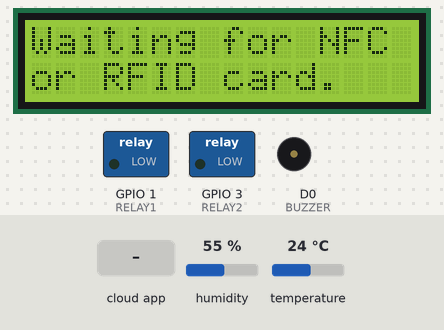
The sketch below on a simulated ESP8266 (NodeMCU). On the bench: 16×2 character LCD, switched loads named in the sketch (green lamp = pin HIGH), buzzer (waves = sounding, pin HIGH). The inputs (shaded band) are chosen by the test bench; at power-on: humidity 55 %, temperature 24 °C. WiFi joins after 1.5 s; servers stay silent unless stated; the Firebase database answers and starts empty.

Above: at 2.8 s.
2.9 s: the phone or cloud app sets nfc_username to 1
At 5.6 s:
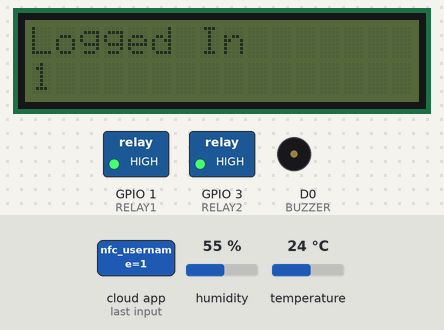
5.8 s: the phone or cloud app sets beep_sound to 1
At 7.5 s:
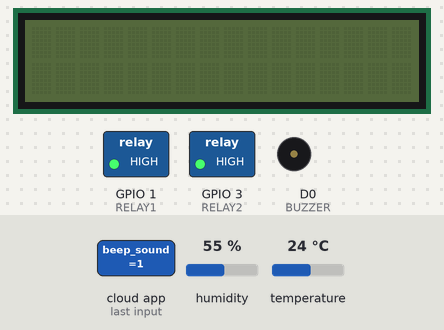
8.6 s: the phone or cloud app sets relay1 to 1
At 11.0 s:
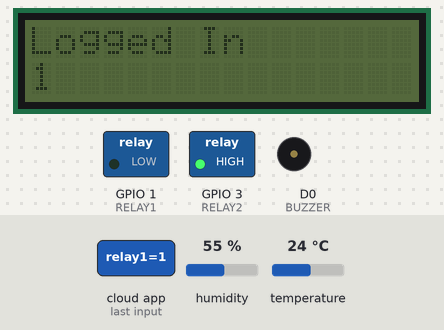
11.6 s: the phone or cloud app sets relay2 to 1
At 13.9 s:
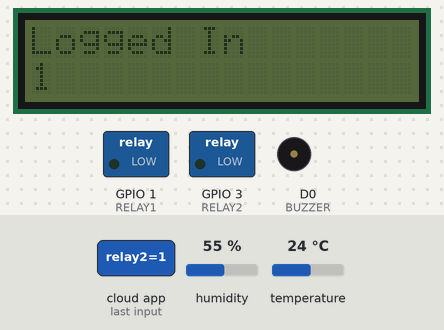
14.5 s: the phone or cloud app sets pir_enabled to 1
At 17.4 s:
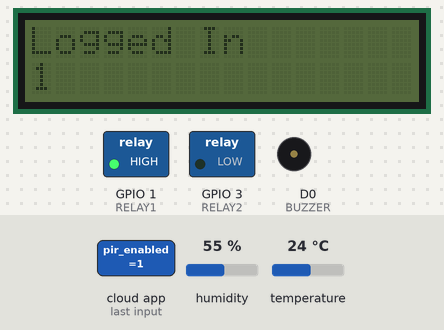
17.5 s: the phone or cloud app sets lcd_value to 1
At 18.2 s:
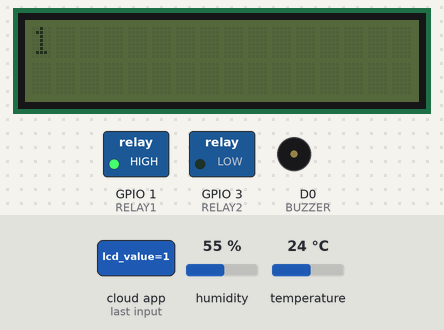
Timing chart, 0 to 21.5 s (numbered marks = the images above; inputs shaded):
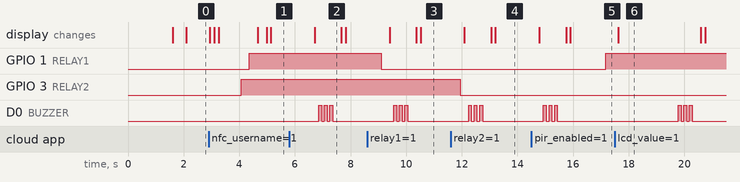

The sketch:

iot_smart_home.ino
```cpp
/*
   ----------------------------------
               MFRC522      Node
               Reader/PCD   MCU
   Signal      Pin          Pin
   ----------------------------------
   RST/Reset   RST          D1 (GPIO5)
   SPI SS      SDA(SS)      D2 (GPIO4)
   SPI MOSI    MOSI         D7 (GPIO13)
   SPI MISO    MISO         D6 (GPIO12)
   SPI SCK     SCK          D5 (GPIO14)
   3.3V        3.3V         3.3V
   GND         GND          GND
*/


// SCL D1
// SDA D2

#include "FirebaseESP8266.h"
#include <ESP8266WiFi.h>
#include "DHT.h"
#include <SPI.h>
#include <MFRC522.h>
#include <LiquidCrystal_I2C.h>
#include <stdlib.h>
#include <math.h>

#define DHTTYPE DHT11

#define WLAN_SSID "KARACA"
#define WLAN_PASS "20232527"
#define FIREBASE_HOST "iot-with-asistant.firebaseio.com"
#define FIREBASE_AUTH "hbWOBvmle0ODqHJYgcOOkDzcsX4jkUuzJO9vv4QU"

#define RELAY1 1 // TX
#define RELAY2 3 // RX

#define DHT_PIN D3 //RXC-3

#define SS_PIN D4  //D2
#define RST_PIN D3 //D1

#define BUZZER D0

#define MOTION_SENSOR D8


DHT dht(DHT_PIN, DHTTYPE);
MFRC522 mfrc522(SS_PIN, RST_PIN);   // Create MFRC522 instance.
LiquidCrystal_I2C lcd(0x27, 16, 2);
FirebaseData firebaseData;

String alarm;
String beep;
String relay1;
String relay2;
float minTemp;
float maxTemp;
float currentTemp;
bool isLogged;

bool isRelay2Locked;
bool isRelay2Locked2 = false;
bool isRelay1Locked;

void setup()
{
  //Serial.begin(9600);
  pinMode(RELAY1, OUTPUT);
  pinMode(RELAY2, OUTPUT);
  pinMode(BUZZER, OUTPUT);
  pinMode(MOTION_SENSOR, INPUT);

  wifiConnect();
  Firebase.begin(FIREBASE_HOST, FIREBASE_AUTH);
  Firebase.reconnectWiFi(true);
  //6. Optional, set number of error retry
  Firebase.setMaxRetry(firebaseData, 3);

  //7. Optional, set number of error resumable queues
  Firebase.setMaxErrorQueue(firebaseData, 30);

  SPI.begin();
  mfrc522.PCD_Init();
  lcd.init();
  lcd.backlight();
}

void loop()
{
  if (!isLoggedIn()) {
    // NFC READ
    //////////////////////////
    isAlarmed();
    lcd.clear();
    lcd.setCursor(0, 0);
    lcd.print("Waiting for NFC");
    lcd.setCursor(0, 1);
    lcd.print("or RFID card.");
    // Look for new cards
    // Look for new cards
    if ( ! mfrc522.PICC_IsNewCardPresent())
    {
      return;
    }
    // Select one of the cards
    if ( ! mfrc522.PICC_ReadCardSerial())
    {
      return;
    }
    //Show UID on serial monitor
    //Serial.println();
    //Serial.print(" UID tag :");
    String content = "";
    byte letter;
    for (byte i = 0; i < mfrc522.uid.size; i++)
    {
      //Serial.print(mfrc522.uid.uidByte[i] < 0x10 ? " 0" : " ");
      //Serial.print(mfrc522.uid.uidByte[i], HEX);
      content.concat(String(mfrc522.uid.uidByte[i] < 0x10 ? " 0" : " "));
      content.concat(String(mfrc522.uid.uidByte[i], HEX));
    }
    content.toUpperCase();
    String nfcID = content.substring(1);
    nfcID.replace(" ", ":");

    //Serial.println();
    lcd.clear();
    lcd.setCursor(0, 0);
    lcd.print(nfcID);

    Firebase.setString(firebaseData, "/nfc/nfc_id", nfcID);
    delay(2000);
    if (!isLoggedIn()) {
      Firebase.setString(firebaseData, "/nfc/nfc_id", "");
    } else {
      lcd.clear();
      lcd.setCursor(0, 0);
      lcd.print("Welcome");
      lcd.setCursor(0, 1);
      String nfcUsername;
      if (Firebase.getString(firebaseData, "/nfc/nfc_username")) {
        if (firebaseData.dataType() == "string") {
          nfcUsername = firebaseData.stringData();
        }
      }
      lcd.print(nfcUsername);
      delay(3000);
    }
    delay(500);
  } else {
    lcd.clear();
    lcd.setCursor(0, 0);
    lcd.print("Logged In");
    lcd.setCursor(0, 1);
    String nfcUsername;
    if (Firebase.getString(firebaseData, "/nfc/nfc_username")) {
      if (firebaseData.dataType() == "string") {
        nfcUsername = firebaseData.stringData();
      }
    }
    lcd.print(nfcUsername);

    String lcdBacklight;
    if (Firebase.getString(firebaseData, "/lcd/lcd_backlight")) {
      if (firebaseData.dataType() == "string") {
        lcdBacklight = firebaseData.stringData();
      }
    }
    if(lcdBacklight == "1") {
      lcd.backlight();
    }else {
      lcd.noBacklight();
    }

    saveTempAndHumidity();
    readTemps();
    if (currentTemp <= maxTemp && currentTemp >= minTemp && !isRelay2Locked2) {
      isRelay2Locked = true;
      digitalWrite(RELAY2, LOW);
    } else if(!(currentTemp <= maxTemp && currentTemp >= minTemp) && !isRelay2Locked2){
      isRelay2Locked = false;
      digitalWrite(RELAY2, HIGH);
    }
    motionSensor();
    controlRelay();
    receiveLCDMessage();
  }
}


void wifiConnect()
{
  // Connect to WiFi access point.
  //Serial.println(); Serial.println();
  //Serial.print("Connecting to ");
  //Serial.println(WLAN_SSID);

  WiFi.begin(WLAN_SSID, WLAN_PASS);
  while (WiFi.status() != WL_CONNECTED) {
    delay(500);
    //Serial.print(".");
  }
  //Serial.println();

  //Serial.println("WiFi connected");
  //Serial.println("IP address: ");
  //Serial.println(WiFi.localIP());
}

void controlRelay() {
  //Serial.print(Firebase.getString("relay1") + "\n");
  if (Firebase.getString(firebaseData, "/relay/relay1") && !isRelay1Locked) {
    if (firebaseData.dataType() == "string") {
      relay1 = firebaseData.stringData();
    }
    digitalWrite(RELAY1, abs(relay1.toInt() - 1));
  }

  if (Firebase.getString(firebaseData, "/relay/relay2") && !isRelay2Locked) {
    if (firebaseData.dataType() == "string") {
      relay2 = firebaseData.stringData();
    }
    if(relay2 == "1"){
      isRelay2Locked2 = true;
    }else {
      isRelay2Locked2 = false;
    }
    digitalWrite(RELAY2, abs(relay2.toInt() - 1));
  }
}


void saveTempAndHumidity() {
  float h = dht.readHumidity();
  float t = dht.readTemperature();
  delay(200);
  char tString[10];
  gcvt(t, 10, tString);
  char hString[10];
  gcvt(h, 10, hString);
  Firebase.setString(firebaseData, "/temperature/current_temperature", tString);
  Firebase.setString(firebaseData, "/temperature/humidity", hString);
  currentTemp = t;
}

void readTemps() {
  if (Firebase.getString(firebaseData, "/temperature/max_temperature")) {
    if (firebaseData.dataType() == "string") {
      maxTemp = firebaseData.stringData().toFloat();
    }
  }
  if (Firebase.getString(firebaseData, "/temperature/min_temperature")) {
    if (firebaseData.dataType() == "string") {
      minTemp = firebaseData.stringData().toFloat();
    }
  }
}

void motionSensor() {
  String enabled;
  String pirRelay1;
  if (Firebase.getString(firebaseData, "/pir/pir_enabled")) {
    if (firebaseData.dataType() == "string") {
      enabled = firebaseData.stringData();
    }
  }
  if (enabled == "1") {
    if (Firebase.getString(firebaseData, "/pir/pir_relay1")) {
      if (firebaseData.dataType() == "string") {
        pirRelay1 = firebaseData.stringData();
      }
      if (pirRelay1 == "1" && (digitalRead(MOTION_SENSOR) == HIGH)) {
        digitalWrite(RELAY1, LOW);
      } else {
        digitalWrite(RELAY1, HIGH);
      }
      isRelay1Locked = true;
    }
  } else {
    isRelay1Locked = false;
  }

}

void receiveLCDMessage() {
  String message;
  if (Firebase.getString(firebaseData, "/lcd/lcd_value")) {
    if (firebaseData.dataType() == "string") {
      message = firebaseData.stringData();
      lcd.clear();
    }
  }
  for (int i = 0; i < ceil(message.length() / 32.0f); i++) {
    lcd.clear();
    lcd.setCursor(0, 0);
    lcd.print(message.substring(0 + (i * 32), 16 + (i * 32)));
    lcd.setCursor(0, 1);
    lcd.print(message.substring(16 + (i * 32), 32 + (i * 32)));
    delay(2000);
  }

}

void readRFID() {

}

bool isLoggedIn () {
  if (Firebase.getString(firebaseData, "/beep_sound")) {
    if (firebaseData.dataType() == "string") {
      beep = firebaseData.stringData();
    }
  }
  if (beep == "1") {
    beepSound();
    Firebase.setString(firebaseData, "beep_sound", "0");
  }
  String nfcUsername;
  if (Firebase.getString(firebaseData, "/nfc/nfc_username")) {
    if (firebaseData.dataType() == "string") {
      nfcUsername = firebaseData.stringData();
    }
  }
  if (nfcUsername == "") {
    return false;
  } else {
    return true;
  }

}

void isAlarmed() {
  if (Firebase.getString(firebaseData, "/alarm")) {
    if (firebaseData.dataType() == "string") {
      alarm = firebaseData.stringData();
    }
  }
  if (alarm == "1") {
    digitalWrite(BUZZER, HIGH);
    for (int i = 0; i < 2; i++) {
      lcd.clear();
      if (i == 0) {
        lcd.noBacklight();
        lcd.setCursor(0, 0);
        lcd.print("Alarm");
        lcd.setCursor(0, 1);
        lcd.print("Emergency");
        lcd.backlight();
        delay(100);
        lcd.noBacklight();
        delay(100);
        lcd.backlight();
        delay(100);
        lcd.noBacklight();
        delay(100);
      } else {
        lcd.backlight();
        lcd.setCursor(0, 0);
        lcd.print("Emergency");
        lcd.setCursor(0, 1);
        lcd.print("Alarm");
        delay(100);
        lcd.noBacklight();
        delay(100);
        lcd.backlight();
        delay(100);
        lcd.noBacklight();
        delay(100);
        lcd.backlight();
      }
    }
  } else {
    digitalWrite(BUZZER, LOW);
    lcd.backlight();
  }
}

void beepSound() {
  digitalWrite(BUZZER, HIGH);
  delay(100);
  digitalWrite(BUZZER, LOW);
  delay(100);
  digitalWrite(BUZZER, HIGH);
  delay(100);
  digitalWrite(BUZZER, LOW);
  delay(100);
  digitalWrite(BUZZER, HIGH);
  delay(100);
  digitalWrite(BUZZER, LOW);
}
```

Measured:
- after the input at 2.9 s, GPIO 1 (RELAY1): LOW → HIGH after 1.5 s; GPIO 3 (RELAY2): LOW → HIGH after 1.2 s; the display: first changes at once (image 1 shows a later state)
- after the input at 5.8 s, D0 (BUZZER): alternates HIGH for 0.10 s and LOW for 0.10 s, 6 changes in all, then stays LOW, starting after 1.1 s
- after the input at 8.6 s, GPIO 1 (RELAY1): HIGH → LOW after 0.50 s
- after the input at 11.6 s, GPIO 3 (RELAY2): HIGH → LOW after 0.34 s
- after the input at 14.5 s, GPIO 1 (RELAY1): LOW → HIGH after 2.7 s
- what the display in image 2 shows lasts 1.0 s, from 6.7 s to 7.7 s
